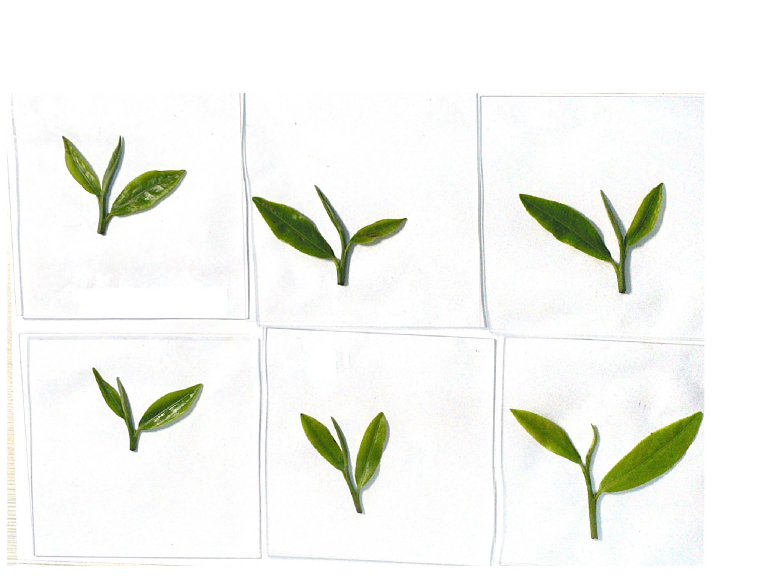
#> input picture leaf/2.jpg, 2284 x 1763 px (shown at 1/3 size)
$ python -i leafarea.py   (imports and definitions only)   (older library calls are emulated)
#> lines starting #> are read from the running program, lines starting #| are printed output that depends on the picture; after the words box and inside, x2 and y2 are one past the last pixel; in counts of white or black regions, pixels touching at a corner belong together
#> further down, picture is the input picture: shape (1763, 2284, 3); mean B, G, R 239.4, 244.2, 242.7
#!/usr/bin/env python

from configparser import Interpolation
import sys
import os.path as op
import os

import cv2 as cv
from imutils.perspective import four_point_transform
import numpy as np
import imutils
import math

from plantcv import plantcv as pcv

#Calculate the leaf erea
def calc_photo(image):
    height2, length2, channel=image.shape
#> height2 = 1763; length2 = 2284; channel = 3
    print("original :" + str(height2), str(length2))
#| original :1763 2284
    while height2 > 1000:
        image = cv.resize(image, None, fx=0.8, fy=0.8,interpolation=cv.INTER_LINEAR )
        #brurred = cv.bilateralFilter(image, 0, 170, 15)
        height2, length2,chennel=image.shape
        # print(height2)

    brurred = cv.GaussianBlur(image, (5, 5), 0)
    gray = cv.cvtColor(brurred, cv.COLOR_BGR2GRAY)
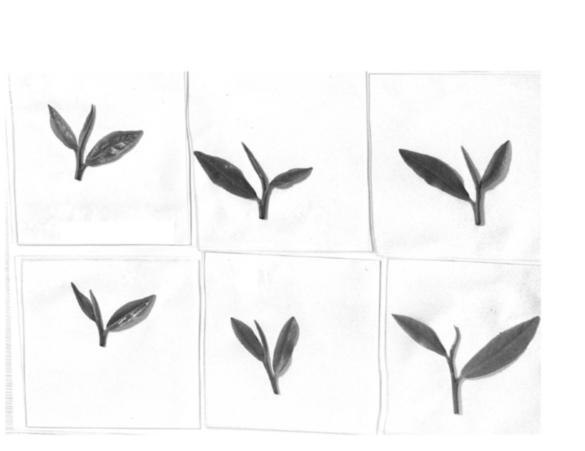
#> gray: shape (902, 1170) (shown at 1/2 size); min 45, max 255, mean 243.1
    edgo_output = cv.Canny(gray, 25, 150)
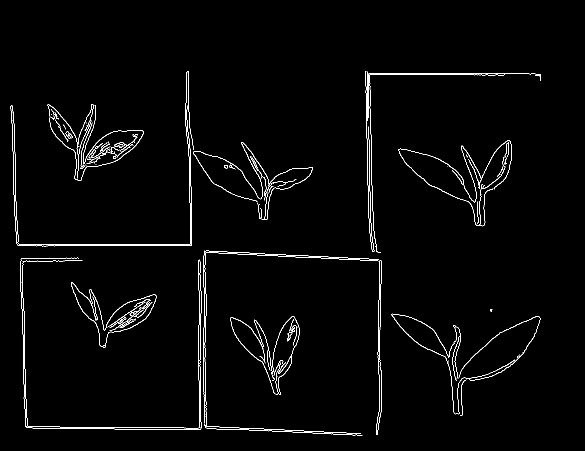
#> edgo_output: shape (902, 1170) (shown at 1/2 size); 1.8% white in thin lines or dots, all inside (x1, y1, x2, y2) = (21, 142, 1082, 871)
    kernel = np.ones((3, 3), np.uint8)
    closing =cv.morphologyEx(edgo_output, cv.MORPH_CLOSE, kernel)
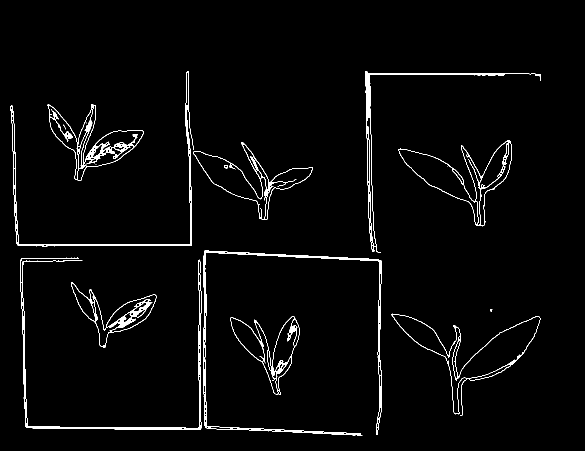
#> closing: shape (902, 1170) (shown at 1/2 size); 2.5% white; 16 white regions (5 under 20 px), largest, box (x1, y1, x2, y2) and area: (406, 501, 764, 871) 4841, (41, 515, 403, 860) 3806, (21, 142, 387, 493) 3432

    return (closing)


# [146 lines left out: functions calc_scanned, measure_object, main, not called in this run]

>>> import cv2
>>> picture = cv2.imread('../leaf/2.jpg')
>>> result = calc_photo(picture)

$ run again, on leaf/3.jpg
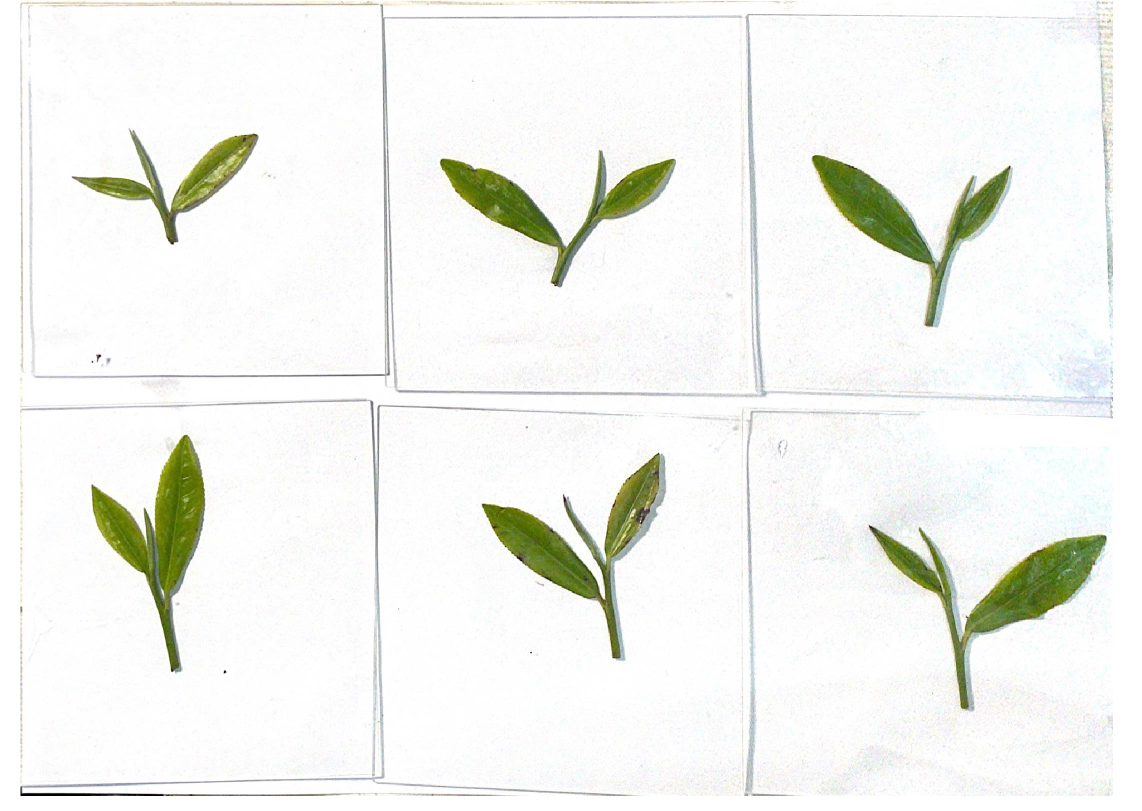
#> input picture leaf/3.jpg, 2284 x 1622 px (shown at 1/2 size)
#> picture is the input picture: shape (1622, 2284, 3); mean B, G, R 238.6, 243.1, 241.7
#| original :1622 2284
#> in calc_photo, `edgo_output = cv.Canny(gray, 25, 150)`:
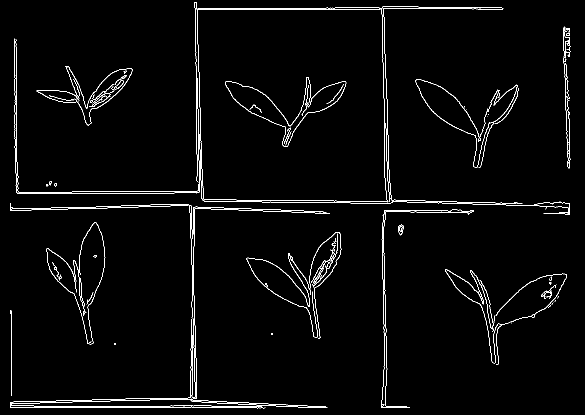
#> edgo_output: shape (830, 1170) (shown at 1/2 size); 2.2% white in thin lines or dots
#> in calc_photo, `closing =cv.morphologyEx(edgo_output, cv.MORPH_CLOSE, kernel)`:
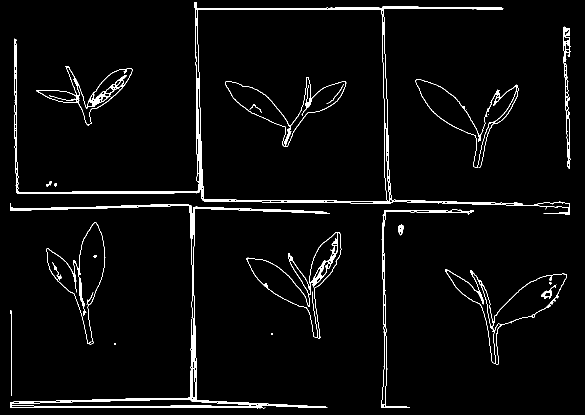
#> closing: shape (830, 1170) (shown at 1/2 size); 3.4% white; 25 white regions (4 under 20 px), largest, box (x1, y1, x2, y2) and area: (28, 4, 1140, 429) 10601, (20, 406, 660, 817) 9069, (493, 464, 683, 677) 2190

$ run again, on leaf/4.jpg
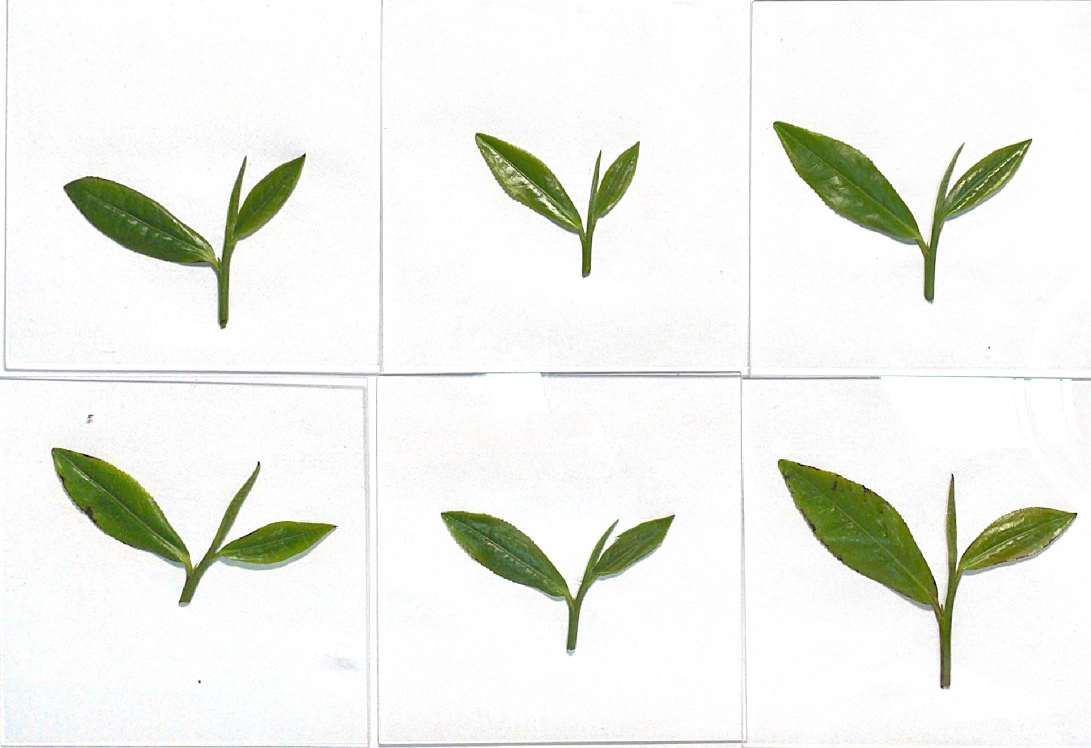
#> input picture leaf/4.jpg, 2182 x 1496 px (shown at 1/2 size)
#> picture is the input picture: shape (1496, 2182, 3); mean B, G, R 233.7, 239.6, 237.8
#| original :1496 2182
#> in calc_photo, `edgo_output = cv.Canny(gray, 25, 150)`:
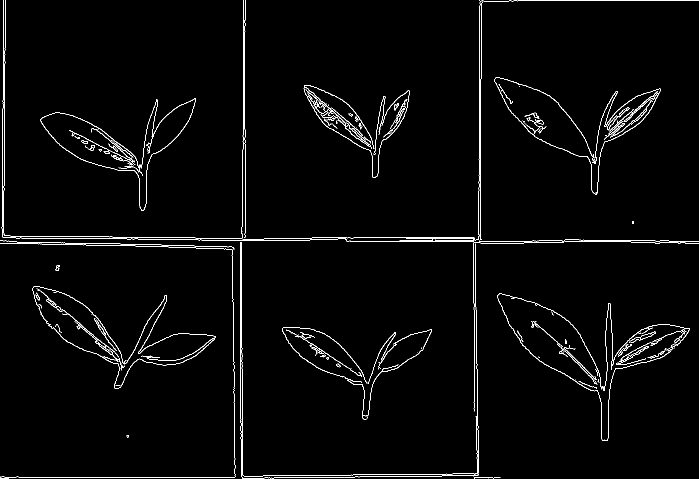
#> edgo_output: shape (958, 1397) (shown at 1/2 size); 2% white in thin lines or dots
#> in calc_photo, `closing =cv.morphologyEx(edgo_output, cv.MORPH_CLOSE, kernel)`:
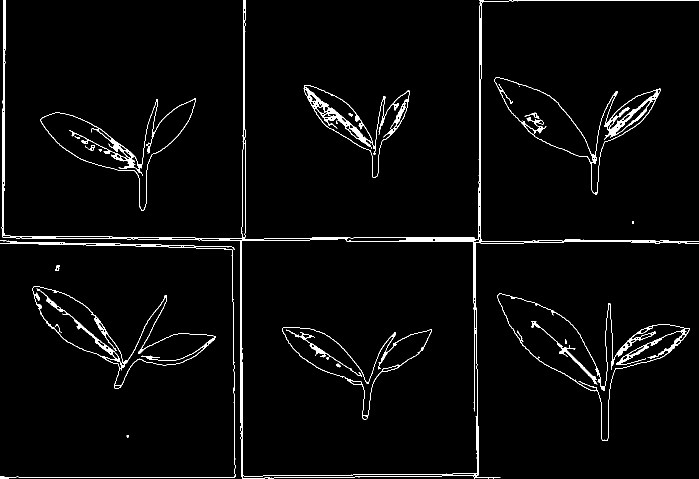
#> closing: shape (958, 1397) (shown at 1/2 size); 2.9% white; 25 white regions (5 under 20 px), largest, box (x1, y1, x2, y2) and area: (3, 0, 1397, 958) 15169, (607, 170, 819, 356) 3655, (995, 587, 1379, 882) 3637
